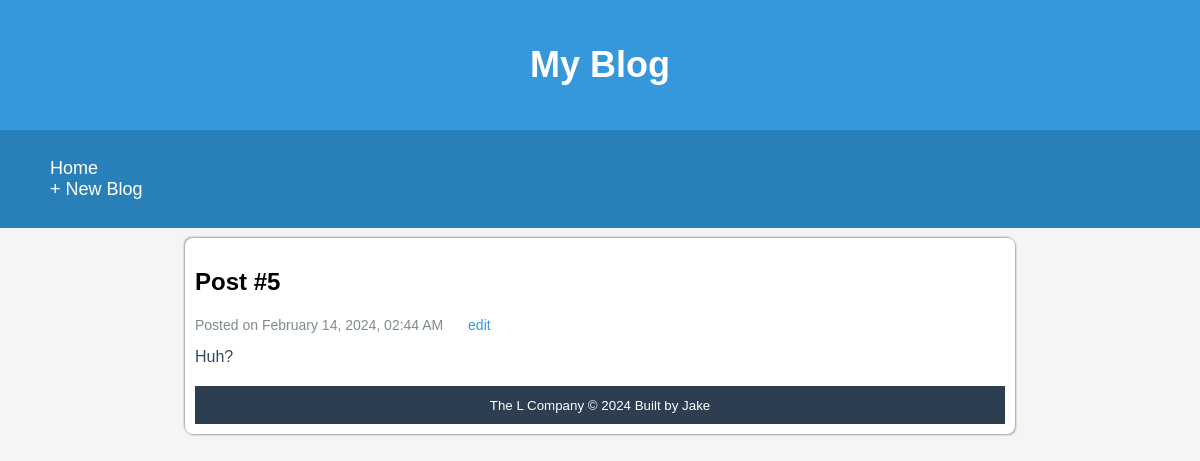
The app's page /show.php?id=6 with its own data.
### tables this page shows
CREATE TABLE `blog` (
  `id` int(11) NOT NULL,
  `title` varchar(200) NOT NULL,
  `content` text NOT NULL,
  `date_posted` timestamp NOT NULL DEFAULT current_timestamp()
);

### show.php (the view, shortened to what this page needs)
<?php
require('connect.php');
$id = filter_input(INPUT_GET, 'id', FILTER_SANITIZE_NUMBER_INT);
$query = "SELECT * FROM blog WHERE id = :id";
$statement = $db->prepare($query);
$statement->bindParam(':id', $id);
$statement->execute();
$row = $statement->fetch();
?>
<!DOCTYPE html>
<html lang="en">
<head>
    <link rel="stylesheet" href="main.css">
</head>
<body>
    <header class="header">
        <div class="text-center">
            <h1>My Blog</h1>
        </div>
    </header>
    <?php include('nav.php');?>
    <main class ="containerpy-1">
        <h2><?=$row['title']?></h2>
        <small class="blog-post-date">
            Posted on
            <time datetime="<?= $row['date_posted'] ?>">
                <?= date('F d, Y, h:i A', strtotime($row['date_posted'])) ?>
            </time>
            <a href="edit.php?id=<?=$row['id']?>" class="blog-post-edit">edit</a>
        </small>
        <br>
        <p class="blog-post-content">
            <?=$row['content']?>
        </p>
    <?php include('footer.php');?>
    </main>
</body>
</html>

### main.css (style rules this page uses)
body { font-family: 'Arial', sans-serif; background-color: #f5f5f5; margin: 0; }
.containerpy-1 { width: 810px; background-color: #fff; border-radius: 8px; margin: 10px auto; padding: 10px; box-shadow: 1px 1px 2px #a2a2a2, -1px -1px 2px #a2a2a2; }
.header { background-color: #3498db; color: #fff; text-align: center; padding: 20px 0; position: relative; }
.header h1 { font-size: 36px; }
.blog-post-date { font-size: 14px; color: #7f8c8d; }
.blog-post-edit { color: #3498db; text-decoration: none; margin-left: 10px; }
.blog-post-content { margin-top: 10px; line-height: 1.6; color: #34495e; }

### records on screen
blog: title "Post #5", date_posted "February 14, 2024, 02:44 AM", content "Huh?"
